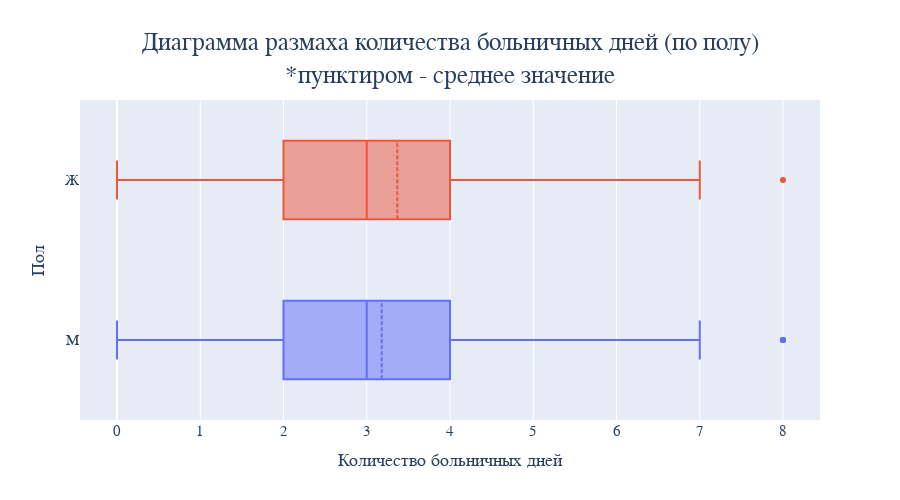

Notebook cell for this chart:
### Code cell
fig = go.Figure()

fig.add_trace(
    go.Box(
        x=df.loc[df['Пол'] == 'М','Количество больничных дней'],
        boxmean=True,
        name='М',
        showlegend=False
    ),
)

fig.add_trace(
    go.Box(
        x=df.loc[df['Пол'] == 'Ж','Количество больничных дней'],
        boxmean=True,
        name='Ж',
        showlegend=False
    ),
)

fig.update_layout(
    title_text='Диаграмма размаха количества больничных дней (по полу)<br>*пунктиром - среднее значение',
    yaxis_title='Пол',
    xaxis_title='Количество больничных дней',
)

### Figure 1 — Plotly figure (JSON) as saved in the notebook; plotly's stock layout.template omitted (floating-point values rounded to 4 significant figures; data arrays with more than 128 entries replaced by an {"elided": "..."} marker saying what was removed)
{"data": [{"boxmean": true, "name": "М", "showlegend": false, "type": "box", "x": {"elided": "139 int values"}}, {"boxmean": true, "name": "Ж", "showlegend": false, "type": "box", "x": [5, 1, 3, 1, 1, 3, 5, 2, 2, 2, 1, 1, 2, 4, 3, 3, 4, 2, 4, 2, 3, 4, 4, 2, 4, 1, 6, 6, 3, 1, 4, 2, 5, 4, 4, 7, 2, 3, 2, 1, 4, 3, 7, 4, 3, 3, 3, 3, 8, 6, 6, 5, 3, 4, 5, 4, 6, 5, 4, 1, 4, 2, 6, 6, 3, 3, 6, 5, 1, 3, 2, 1, 4, 4, 3, 1, 0, 3, 3, 5, 4, 4, 4, 2, 4, 3, 7, 3, 3, 1, 6, 3, 1, 4, 2, 4, 2, 2]}], "layout": {"height": 500, "title": {"text": "Диаграмма размаха количества больничных дней (по полу)<br>*пунктиром - среднее значение"}, "width": 900, "xaxis": {"autorange": true, "range": [-0.4444, 8.444], "title": {"text": "Количество больничных дней"}, "type": "linear"}, "yaxis": {"autorange": true, "range": [-0.5, 1.5], "title": {"text": "Пол"}, "type": "category"}}}
